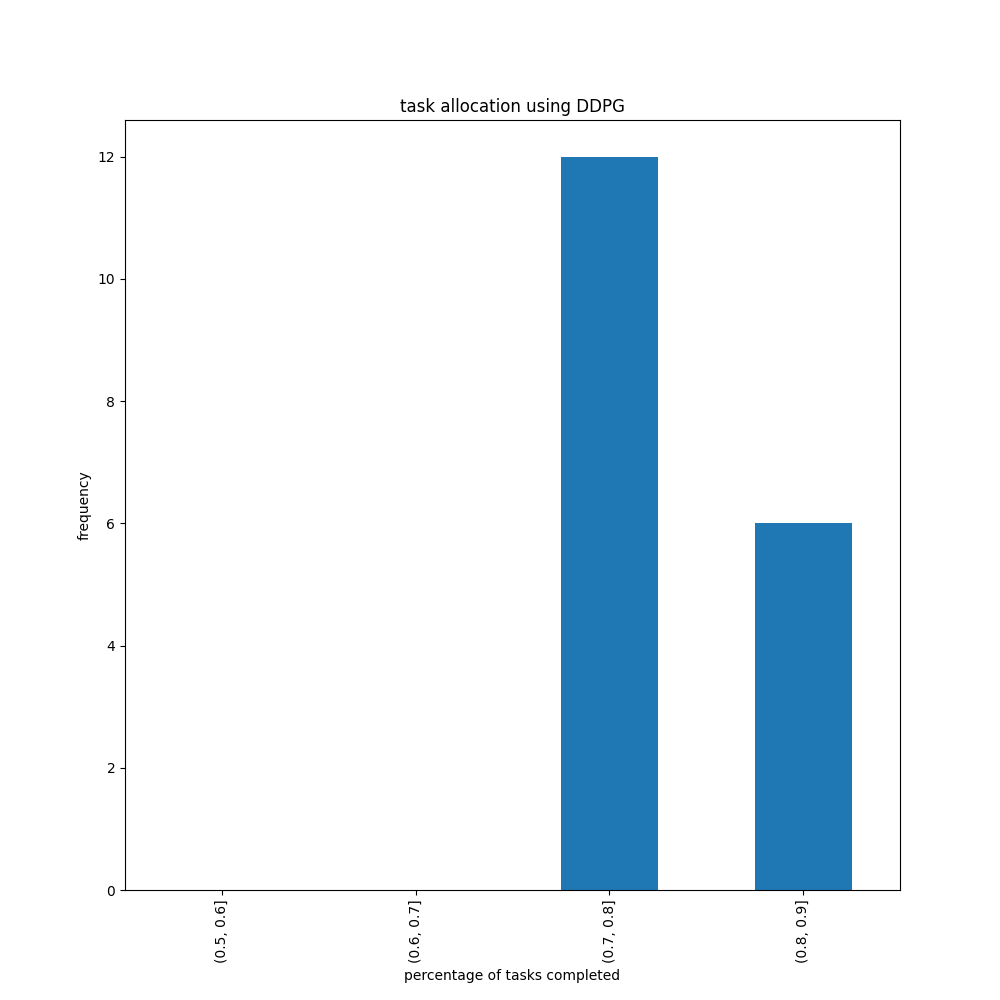

Python code for this plot:
import matplotlib.pyplot as plt
import numpy as np

import pandas as pd

a = [1762.0, 1891.0, 2004.0,1680.0, 1948.0, 2051.0,1844.0,1793.0, 1876.0, 1976.0, 1849.0, 1976.0,1855.0, 1907.0, 1722.0, 1827.0, 1833.0, 1793.0,1779.0,1675.0]
c = [
1715.0,2028.0,2032.0,


1527.0,


1871.0,


1924.0,

2105.0,


1929.0,


1721.0,


2038.0,


1649.0,


2029.0,


2033.0,


49.0,


1878.0,


2017.0,


2222.0,


1385.0,


1817.0,


1883.0,
]

d = [2102,
1867,
1868,
1880,
1869,
1804,
1952,
1864,
2024,
1870,
1889,
1852,
2147,
2054,
1836,
2100,
1861,
1796,
2118,
2146]
b = list(np.array(d)/2367)
avg = sum(d)/len(d)
print(avg)
print(avg/2367)
print(sum(i >= 0.70 and i < 0.80 for i in b))


# plt.plot(range(len(a)), a)
# plt.show()

bins=np.arange(0, 1, 0.1)

fig, ax = plt.subplots(figsize=(10,10))
(
    pd.cut(b, bins=np.arange(0.5, 1, 0.1))
        .value_counts()
        .sort_index()
        .plot.bar(ax=ax)
)
ax.set_ylabel('frequency')
ax.set_xlabel('percentage of tasks completed')
plt.title('task allocation using DDPG')
plt.savefig('eval')


